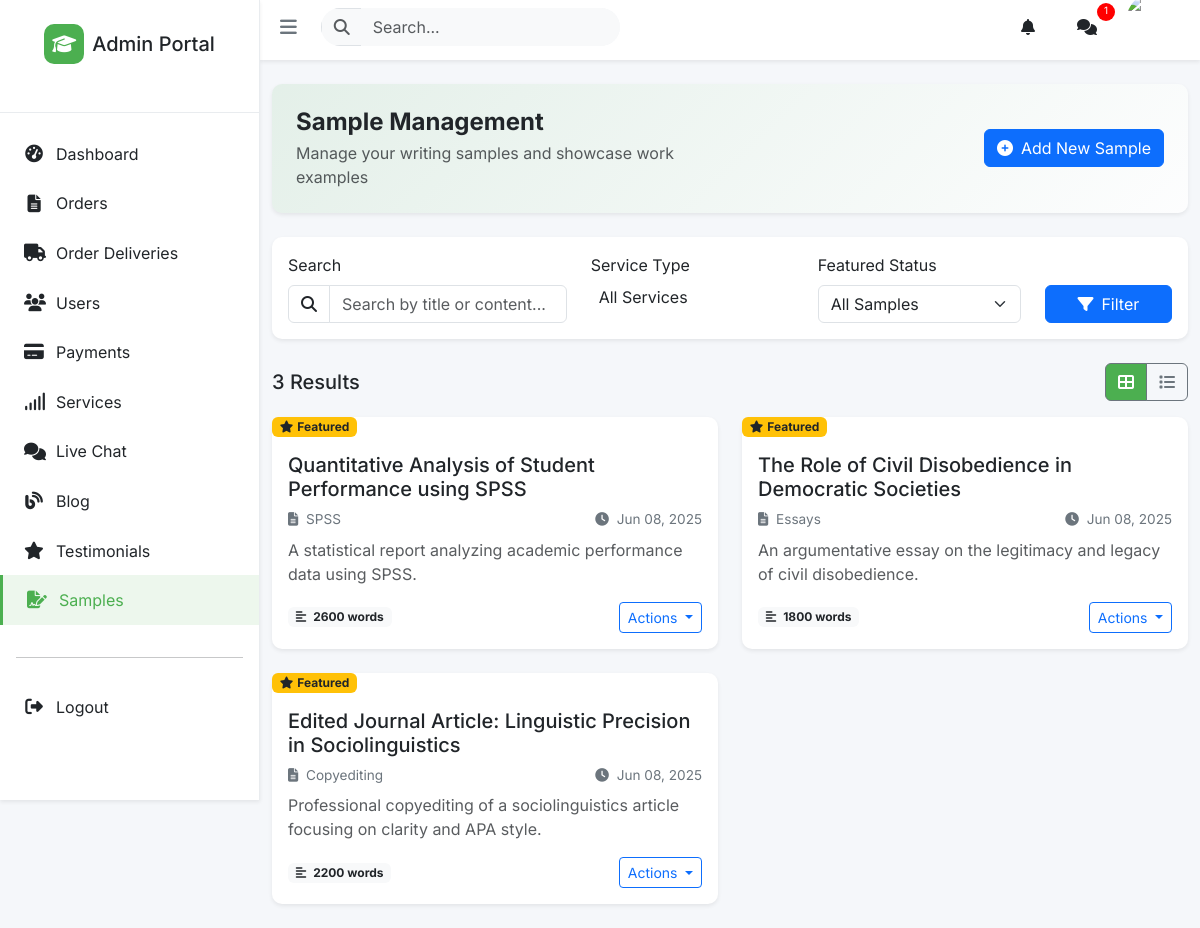
Screenshot of /admin/samples (signed in) with the database file from the repository.
### app/models/content.py (models this page shows, shortened)
class Sample(db.Model):
    id = db.Column(db.Integer, primary_key=True)
    title = db.Column(db.String(200), nullable=False)
    content = db.Column(db.Text, nullable=False)
    excerpt = db.Column(db.Text)
    service_id = db.Column(db.Integer, db.ForeignKey('service.id'))
    word_count = db.Column(db.Integer, default=0)
    featured = db.Column(db.Boolean, default=False)
    tags = db.Column(db.String(255), nullable=True)
    image = db.Column(db.String(255))
    created_at = db.Column(db.DateTime, default=datetime.now)

### app/models/service.py (models this page shows, shortened)
class Service(db.Model):
    id = db.Column(db.Integer, primary_key=True)
    name = db.Column(db.String(100), nullable=False)
    description = db.Column(db.Text)
    category_id = db.Column(db.Integer, db.ForeignKey('service_category.id'))
    featured = db.Column(db.Boolean, default=False)
    tags = db.Column(db.String(255), nullable=True)
    pricing_category_id = db.Column(db.Integer, db.ForeignKey('pricing_category.id'))
    orders = db.relationship('Order', backref='service', lazy=True)
    samples = db.relationship('Sample', backref='service', lazy=True)
    testimonials = db.relationship('Testimonial', backref='service', lazy=True)
    pricing_category = db.relationship('PricingCategory', back_populates='service')

### app/routes/admin.py (the view)
@admin_bp.route('/samples')
@login_required
@admin_required
def list_samples():
    featured_filter = request.args.get('featured', '')
    search_query = request.args.get('search', '')
    service_filter = request.args.get('service', '')
    query = Sample.query
    if featured_filter == 'true':
        query = query.filter(Sample.featured == True)
    elif featured_filter == 'false':
        query = query.filter(Sample.featured == False)
    if search_query:
        query = query.filter(
            (Sample.title.ilike(f'%{search_query}%')) |
            (Sample.description.ilike(f'%{search_query}%')) |
            (Sample.content.ilike(f'%{search_query}%'))
        )
    if service_filter:
        query = query.filter(Sample.service_id == service_filter)
    samples = query.order_by(Sample.created_at.desc()).all()
    services = Service.query.all()
    return render_template('admin/content/samples/list.html',
                           samples=samples,
                           services=services,
                           featured_filter=featured_filter,
                           search_query=search_query,
                           service_filter=service_filter,
                           title='Sample Management')

### app/templates/admin/content/samples/list.html (shortened to what this page needs)
{% extends "admin/base.html" %}
{% block styles %}
<link href="https://cdn.jsdelivr.net/npm/select2@4.1.0-rc.0/dist/css/select2.min.css" rel="stylesheet" />
{% endblock %}
{% block content %}
<div class="container-fluid py-4">
    <div class="samples-header shadow-sm">
        <div class="row align-items-center">
            <div class="col-md-6">
                <h4 class="mb-1 fw-bold">Sample Management</h4>
                <p class="text-muted mb-0">Manage your writing samples and showcase work examples</p>
            </div>
            <div class="col-md-6 text-md-end mt-3 mt-md-0">
                <a href="{{url_for('admin.create_sample')}}" class="btn btn-primary" >
                    <i class="fas fa-plus-circle me-2"></i>Add New Sample
                </a>
            </div>
        </div>
    </div>
    <div class="card filter-card shadow-sm mb-4">
        <div class="card-body">
            <form action="{{ url_for('admin.list_samples') }}" method="get" id="filterForm">
                <div class="row">
                    <div class="col-md-4 mb-3 mb-md-0">
                        <label for="search" class="form-label">Search</label>
                        <div class="input-group">
                            <span class="input-group-text bg-transparent">
                                <i class="fas fa-search"></i>
                            </span>
                            <input type="text" class="form-control" id="search" name="search" placeholder="Search by title or content..." value="{{ search_query }}">
                        </div>
                    </div>
                    <div class="col-md-3 mb-3 mb-md-0">
                        <label for="service" class="form-label">Service Type</label>
                    </div>
                    <div class="col-md-3 mb-3 mb-md-0">
                        <label for="featured" class="form-label">Featured Status</label>
                        <select class="form-select" id="featured" name="featured">
                            <option value="">All Samples</option>
                        </select>
                    </div>
                    <div class="col-md-2 d-flex align-items-end">
                        <button type="submit" class="btn btn-primary w-100">
                            <i class="fas fa-filter me-2"></i>Filter
                        </button>
                    </div>
                </div>
            </form>
        </div>
    </div>
    <div class="d-flex justify-content-between align-items-center mb-3">
        <div>
            <h5 class="mb-0">{{ samples|length }} Results</h5>
        </div>
        <div class="btn-group" role="group">
            <button type="button" class="btn btn-outline-secondary view-toggle-btn active" data-view="grid">
                <i class="fas fa-th-large"></i>
            </button>
            <button type="button" class="btn btn-outline-secondary view-toggle-btn" data-view="list">
                <i class="fas fa-list"></i>
            </button>
        </div>
    </div>
    <div class="view-container card-view">
        {% if samples %}
        <div class="sample-grid">
            {% for sample in samples %}
            <div class="sample-item">
                <div class="card sample-card shadow-sm">
                    {% if sample.featured %}
                    <div class="featured-badge">
                        <span class="badge bg-warning text-dark">
                            <i class="fas fa-star me-1"></i>Featured
                        </span>
                    </div>
                    {% endif %}
                    <div class="card-body">
                        <h5 class="card-title">{{ sample.title }}</h5>
                        <div class="sample-stats d-flex justify-content-between mb-2">
                            <span><i class="fas fa-file-alt me-1"></i> {{ sample.service.name if sample.service else 'General' }}</span>
                            <span><i class="fas fa-clock me-1"></i> {{ sample.created_at.strftime('%b %d, %Y') }}</span>
                        </div>
                        <p class="sample-content text-muted mb-3">
                            {{ sample.excerpt or (sample.content|truncate(150)) }}
                        </p>
                        <div class="d-flex justify-content-between align-items-center mt-auto">
                            <span class="badge bg-light text-dark">
                                <i class="fas fa-align-left me-1"></i> {{ sample.word_count }} words
                            </span>
                            <div class="dropdown sample-actions">
                                <button class="btn btn-sm btn-outline-primary dropdown-toggle" type="button" id="dropdownMenuButton{{ sample.id }}" data-bs-toggle="dropdown" aria-expanded="false">
                                    Actions
                                </button>
                            </div>
                        </div>
                    </div>
                </div>
            </div>
            {% endfor %}
        </div>
        {% endif %}
    </div>
</div>
{% endblock %}
{% block scripts %}
<link href="https://cdn.quilljs.com/1.3.6/quill.snow.css" rel="stylesheet">
{% endblock %}

### app/templates/admin/base.html (shortened to what this page needs)
<!DOCTYPE html>
<html lang="en">
<head>
    <link href="https://cdn.jsdelivr.net/npm/bootstrap@5.3.0-alpha1/dist/css/bootstrap.min.css" rel="stylesheet">
    <link rel="stylesheet" href="https://cdnjs.cloudflare.com/ajax/libs/font-awesome/6.1.1/css/all.min.css">
    {% block styles %}{% endblock %}
</head>
<body class="admin-dashboard-page">
    <div class="admin-wrapper">
        <nav id="admin-sidebar" class="shadow-sm">
            <div class="sidebar-header">
                <div class="d-flex align-items-center justify-content-center mb-4">
                    <div class="logo-container">
                        <i class="fas fa-graduation-cap logo-icon"></i>
                    </div>
                    <h5 class="mb-0 ms-2">Admin Portal</h5>
                </div>
            </div>
            <div class="sidebar-menu">
                <ul class="nav flex-column">
                    <li class="nav-item">
                        <a class="nav-link {% if request.endpoint == 'admin.index' %}active{% endif %}" href="{{ url_for('admin.index') }}">
                            <i class="fas fa-tachometer-alt"></i>
                            <span>Dashboard</span>
                        </a>
                    </li>
                    <li class="nav-item">
                        <a class="nav-link {% if request.endpoint.endswith('orders') %}active{% endif %}" href="{{ url_for('admin.list_orders') }}">
                            <i class="fas fa-file-alt"></i>
                            <span>Orders</span>
                        </a>
                    </li>
                    <li class="nav-item">
                        <a class="nav-link {% if request.endpoint.endswith('delivery') %}active{% endif %}" href="{{ url_for('admin_delivery.delivery_dashboard') }}">
                            <i class="fas fa-truck"></i>
                            <span>Order Deliveries</span>
                        </a>
                    </li>
                    <li class="nav-item">
                        <a class="nav-link {% if request.endpoint.endswith('users') %}active{% endif %}" href="{{ url_for('admin.list_users') }}">
                            <i class="fas fa-users"></i>
                            <span>Users</span>
                        </a>
                    </li>
                    <li class="nav-item">
                        <a class="nav-link {% if request.endpoint.endswith('payments') %}active{% endif %}" href="{{ url_for('admin.list_payments') }}">
                            <i class="fas fa-credit-card"></i>
                            <span>Payments</span>
                        </a>
                    </li>
                    <li class="nav-item">
                        <a class="nav-link {% if 'messages' in request.endpoint %}active{% endif %}" href="{{ url_for('admin.services_management') }}">
                            <i class="fas fa-signal"></i>
                            <span>Services</span>
                        </a>
                    </li>
                    <li class="nav-item">
                        <a class="nav-link {% if 'chats' in request.endpoint %}active{% endif %}" href="{{ url_for('admin.list_chats') }}">
                            <i class="fas fa-comments"></i>
                            <span>Live Chat</span>
                        </a>
                    </li>
                    <li class="nav-item">
                        <a class="nav-link {% if 'blog' in request.endpoint %}active{% endif %}" href="{{ url_for('admin.list_blog_posts') }}">
                            <i class="fas fa-blog"></i>
                            <span>Blog</span>
                        </a>
                    </li>
                    <li class="nav-item">
                        <a class="nav-link {% if 'testimonials' in request.endpoint %}active{% endif %}" href="{{ url_for('admin.list_testimonials') }}">
                            <i class="fas fa-star"></i>
                            <span>Testimonials</span>
                        </a>
                    </li>
                    <li class="nav-item">
                        <a class="nav-link {% if 'samples' in request.endpoint %}active{% endif %}" href="{{ url_for('admin.list_samples') }}">
                            <i class="fas fa-file-signature"></i>
                            <span>Samples</span>
                        </a>
                    </li>
                    <li class="nav-header pt-3 pb-2 px-3">
                         <hr />
                    </li>
                    <li class="nav-item">
                        <a class="nav-link" href="{{ url_for('auth.logout') }}">
                            <i class="fas fa-sign-out-alt"></i>
                            <span>Logout</span>
                        </a>
                    </li>
                </ul>
            </div>
        </nav>
        <div class="main-content">
            <div class="top-navbar shadow-sm">
                <div class="container-fluid">
                    <div class="d-flex align-items-center justify-content-between">
                        <div class="d-flex align-items-center">
                            <button id="sidebar-toggle" class="btn btn-sm">
                                <i class="fas fa-bars"></i>
                            </button>
                            <div class="search-box ms-3 d-none d-md-block">
                                <div class="input-group">
                                    <span class="input-group-text bg-transparent border-end-0">
                                        <i class="fas fa-search text-muted"></i>
                                    </span>
                                    <input type="text" class="form-control border-start-0" placeholder="Search..." />
                                </div>
                            </div>
                        </div>
                            <div class="d-flex align-items-center">
                                <div class="dropdown notifications-dropdown me-3">
                                    <button class="btn position-relative" type="button" id="notificationDropdown"
                                        data-bs-toggle="dropdown" aria-expanded="false">
                                        <i class="fas fa-bell"></i>
                                    </button>
                                </div>
                                <div class="dropdown notifications-dropdown me-1">
                                    <button class="btn btn-successjs-chat-toggle" type="button" id="notificationDropdown" data-bs-toggle="dropdown" aria-expanded="false">
                                        <i class="fas fa-comments js-chat-icon"></i>
                                        <span class="notification-badge-1 js-chat-badge" style="display: none;">0</span>
                                    </button>
                                </div>
                            <div class="dropdown">
                                <button class="btn admin-profile-btn d-flex align-items-center" type="button"
                                    id="profileDropdown" data-bs-toggle="dropdown" aria-expanded="false">
                                    <div class="avatar-container me-2">
                                        <span style=""><img src="https://avatar.iran.liara.run/public/boy?username=boniface" style="border-radius: 50%; max-width: 45px;"  alt="Admin Avatar"> </span>
                                    </div>
                                </button>
                            </div>
                        </div>
                    </div>
                </div>
            </div>
            {% block content %}{% endblock %}
        </div>
    </div>
    <div class="toast-container position-fixed bottom-0 end-0 p-3"></div>
    {% block scripts %}{% endblock %}
</body>
</html>

### rows the page displays
Sample: featured True (drawn), title "Quantitative Analysis of Student Performance using SPSS", service "SPSS", created_at "Jun 08, 2025", excerpt "A statistical report analyzing academic performance data using SPSS.", word_count "2600"
Sample: featured True (drawn), title "The Role of Civil Disobedience in Democratic Societies", service "Essays", created_at "Jun 08, 2025", excerpt "An argumentative essay on the legitimacy and legacy of civil disobedience.", word_count "1800"
Sample: featured True (drawn), title "Edited Journal Article: Linguistic Precision in Sociolinguistics", service "Copyediting", created_at "Jun 08, 2025", excerpt "Professional copyediting of a sociolinguistics article focusing on clarity and APA style.", word_count "2200"

### other values shown
{{ samples|length }} "3"
